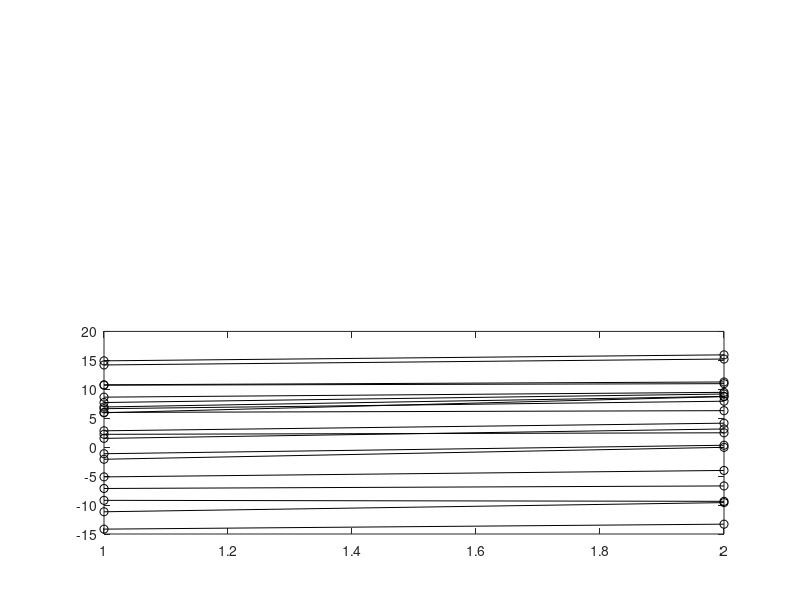

Write MATLAB code to recreate this figure.
% testsim_baseline_correction_paired_nonpaired
close

N_trials = 20; % number of trials
noise_trial2trial_sd = 10; % trial to trial noise, same for the baseline and response
b_mean = 0;
response_mean = 1;
response_sd = 1;
    
if 1 % simulate average response amplitude
    
    b = normrnd(b_mean,noise_trial2trial_sd,[N_trials,1]);
    r = b + normrnd(response_mean,response_sd,[N_trials,1]);
    
    if 0 % baseline correction
        b = b - b;
        r = r - b;
        
        % NOTE: baseline correction invalidates the "pairing"!
    end
    
    if 0 % absolute
        b = abs(b);
        r = abs(r);
    end
    
else % simulate timecoures
    n_samples = 100; % per epoch
    btt = repmat(normrnd(b_mean,noise_trial2trial_sd,[N_trials,1]),1,n_samples);
    bt = btt + normrnd(b_mean,1,[N_trials,n_samples]); % trial x sample
    rt = btt + normrnd(response_mean,response_sd,[N_trials,n_samples]);
    
    if 1 % baseline correction
        bc = repmat(mean(bt,2),1,n_samples);
        bt = bt - bc;
        rt = rt - bc;
    end
    
    if 0 % absolute
        bt = abs(bt);
        rt = abs(rt);
    end
    
    b = mean(bt,2);
    r = mean(rt,2);
    
    subplot(2,1,1)
    plot([bt rt]');
    
end



subplot(2,1,2)
plot([1 2],[b r],'ko'); hold on
plot([1 2],[b r],'k-'); hold on


[h,p] = ttest(b,r) % paired ttest
[h2,p2] = ttest2(b,r) % nonpaired ttest

% Wilcoxon signed rank test
[P,H] = signrank(b,r)
